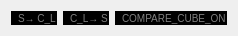
  <widget class="QWidget" name="horizontalLayoutWidget_3">
   <property name="geometry">
    <rect>
     <x>90</x>
     <y>10</y>
     <width>211</width>
     <height>16</height>
    </rect>
   </property>
   <layout class="QHBoxLayout" name="Choose_cube_to_cube">
    <item>
     <widget class="QRadioButton" name="string_to_cube_list_on">
      <property name="cursor">
       <cursorShape>PointingHandCursor</cursorShape>
      </property>
      <property name="styleSheet">
       <string notr="true">QRadioButton{
  spacing: 2;
  background-color: black;
  color: gray;
  font-size: 10px;
  font-weight: normal;
}

QRadioButton:pressed {
    color: green;
}

 QRadioButton::indicator:checked {
  width: 5px;
  height: 5px;
  background-color:  green;
  color: gray;
 }

QRadioButton::indicator:unchecked {
  width: 5px;
  height: 5px;
  background-color:  black;
  color: red;
 }</string>
      </property>
      <property name="text">
       <string>S→ C_L</string>
      </property>
     </widget>
    </item>
    <item>
     <widget class="QRadioButton" name="cube_list_to_string_on">
      <property name="cursor">
       <cursorShape>PointingHandCursor</cursorShape>
      </property>
      <property name="styleSheet">
       <string notr="true">QRadioButton{
  spacing: 2;
  background-color: black;
  color: gray;
  font-size: 10px;
  font-weight: normal;
}

QRadioButton:pressed {
    color: green;
}

 QRadioButton::indicator:checked {
  width: 5px;
  height: 5px;
  background-color:  green;
  color: gray;
 }

QRadioButton::indicator:unchecked {
  width: 5px;
  height: 5px;
  background-color:  black;
  color: red;
 }</string>
      </property>
      <property name="text">
       <string>C_L→ S</string>
      </property>
     </widget>
    </item>
    <item>
     <widget class="QRadioButton" name="compare_cube_on">
      <property name="cursor">
       <cursorShape>PointingHandCursor</cursorShape>
      </property>
      <property name="styleSheet">
       <string notr="true">QRadioButton{
  spacing: 2;
  background-color: black;
  color: gray;
  font-size: 10px;
  font-weight: normal;
}

QRadioButton:pressed {
    color: green;
}

 QRadioButton::indicator:checked {
  width: 5px;
  height: 5px;
  background-color:  green;
  color: gray;
 }

QRadioButton::indicator:unchecked {
  width: 5px;
  height: 5px;
  background-color:  black;
  color: red;
 }</string>
      </property>
      <property name="text">
       <string>COMPARE_CUBE_ON</string>
      </property>
     </widget>
    </item>
   </layout>
  </widget>
